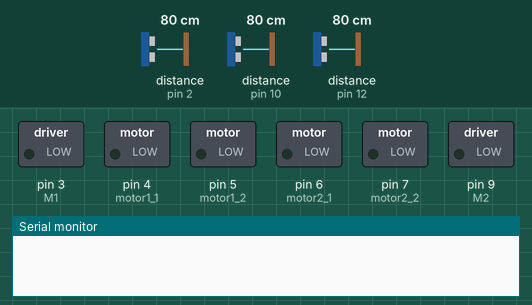
Simulated run of this sketch. Board: Arduino Uno, built with avr-gcc and run on an emulated ATmega328P. On the bench: switched loads named in the sketch (green lamp = pin HIGH), the last lines printed to the serial monitor. Wiring (inferred from the names in the program): 3 × ultrasonic range finder: trigger pin 8, echo pin 10 / trigger pin 11, echo pin 12 / trigger pin 13, echo pin 2. Dashed ring = blinking. The inputs (shaded band) are chosen by the test bench; at power-on: distance to the obstacle (sensors on pin 10, pin 12, pin 2) 80 cm. The echo pulse lasts 58.3 µs per cm; pins used as bus, display or sensor lines are not drawn.

Above: at 1.7 s.
1.8 s: distance to the obstacle (sensor on pin 10) set to 29 cm
3.3 s: distance to the obstacle (sensor on pin 10) set to 24 cm
At 3.7 s:
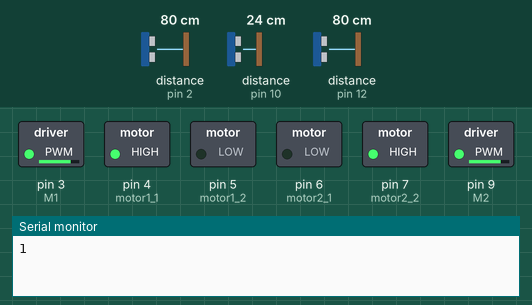
6.3 s: distance to the obstacle (sensor on pin 10) set to 35 cm
At 7.1 s:
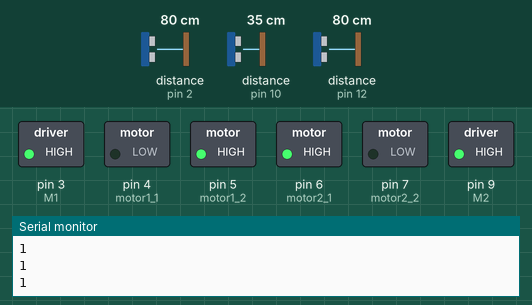
7.8 s: distance to the obstacle (sensor on pin 12) set to 28 cm
9.3 s: distance to the obstacle (sensor on pin 12) set to 24 cm
At 10.3 s:
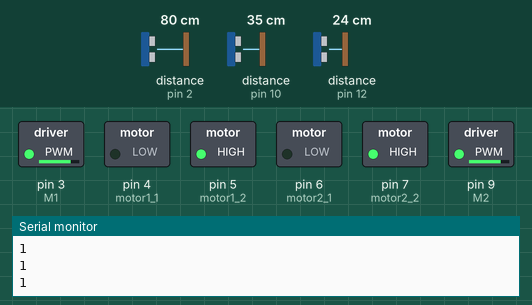
12.3 s: distance to the obstacle (sensor on pin 12) set to 35 cm
At 13.4 s:
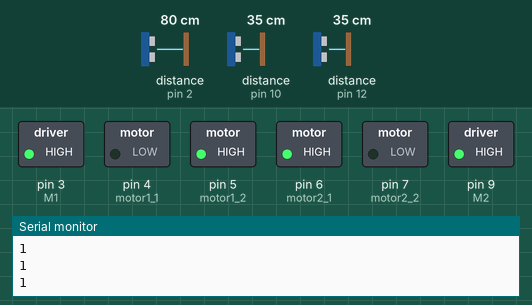
Timing chart, 0 to 15.3 s (numbered marks = the images above; inputs shaded):
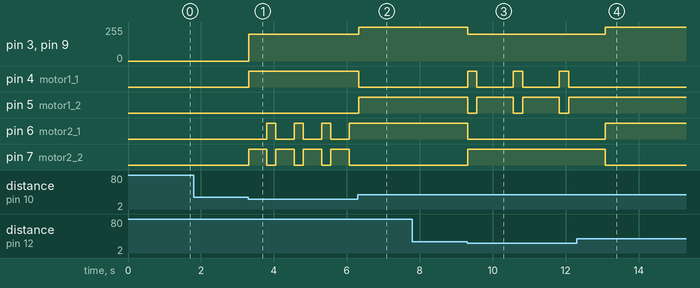

Measured:
- the behaviour switches between 26 and 25 cm on distance to the obstacle (sensor on pin 10) (found by bisection; images 0 and 1)
- the behaviour switches between 26 and 25 cm on distance to the obstacle (sensor on pin 12) (found by bisection; images 2 and 3)
- after the input at 1.8 s, every drawn part: stays the same
- after the input at 3.3 s, pin 3 (M1), pin 9 (M2): 0/255 → 200/255 at once; pin 4 (motor1_1): LOW → HIGH at once; pin 6 (motor2_1): alternates HIGH for 0.25 s and LOW for 0.50 s, starting after 0.50 s; pin 7 (motor2_2): alternates HIGH for 0.50 s and LOW for 0.25 s, starting at once
- after the input at 6.3 s, pin 3 (M1), pin 9 (M2): 200/255 → 255/255 at once; pin 4 (motor1_1): HIGH → LOW at once; pin 5 (motor1_2): LOW → HIGH at once; pin 6 (motor2_1): stops changing and stays HIGH; pin 7 (motor2_2): stops changing and stays LOW
- after the input at 7.8 s, every drawn part: stays the same
- after the input at 9.3 s, pin 3 (M1), pin 9 (M2): 255/255 → 200/255 at once; pin 4 (motor1_1): alternates HIGH for 0.25 s and LOW for 1.0 s, starting at once; pin 5 (motor1_2): alternates HIGH for 1.0 s and LOW for 0.25 s, starting at once; pin 6 (motor2_1): HIGH → LOW at once; pin 7 (motor2_2): LOW → HIGH at once
- after the input at 12.3 s, pin 3 (M1), pin 9 (M2): 200/255 → 255/255 after 0.79 s; pin 4 (motor1_1): stops changing and stays LOW; pin 5 (motor1_2): stops changing and stays HIGH; pin 6 (motor2_1): LOW → HIGH after 0.79 s; pin 7 (motor2_2): HIGH → LOW after 0.79 s

The sketch:

version_1.1.ino
```cpp
//include some libraries
#include <pt.h>
#include <stdio.h>
#include <stdlib.h>
//define variables needed for the purpose
#define trigPin_left  13
#define echoPin_left  2

#define trigPin_center  8
#define echoPin_center  10

#define trigPin_right  11
#define echoPin_right 12

#define M1 3    //Enable pin for the 1.Motor
#define M2 9    //Enable pin for the 2.Motor
#define motor1_1 4
#define motor1_2 5


#define motor2_1 6
#define motor2_2 7


#define IR_left  A0
#define IR_right  A1


//just for testing
int IR_left_state = 1000;
int IR_right_state = 1000;

int speed_m = 200;

long duration =0;
long distance =0;
int req_distance =25  ; //we assume the required distance from the object is 30cm
int ch = 0;


/*function to calculate distance,
 * return the distance in cm,
 * tPin is the triggering pin, ePin is the echo pin
 */


int distance_calculator(int tPin, int ePin);

/*functions to move motors in different directions
 * mil is the delay, so how much should they rotate
 */

void forwards(int mil);
void backwards(int mil);
void left(int mil);
void right(int mil);


int mil =500;


static int protothreading_line_follower(struct pt *pt1){


  static unsigned long lastTimeChecked = 0;
  PT_BEGIN(pt1);
  while(1){

    lastTimeChecked = millis();
    PT_WAIT_UNTIL(pt1, millis() - lastTimeChecked > 10);
    IR_left_state = analogRead(IR_left);
    IR_right_state = analogRead(IR_right);


    while(IR_right_state > 500 && IR_left_state < 500){
      right(100);
    }
    while(IR_right_state < 500 && IR_left_state > 500){
      left(100);
    }

    if (IR_right_state <500 && IR_left_state<500){
      backwards(5);
      right(5);


    }
  }
  PT_END(pt1);
}


void setup() {
  pinMode(trigPin_left, OUTPUT);
  pinMode(echoPin_left, INPUT);
  pinMode(trigPin_center, OUTPUT);
  pinMode(echoPin_center, INPUT);
  pinMode(trigPin_right, OUTPUT);
  pinMode(echoPin_right, INPUT);
  pinMode(IR_left, INPUT);
  pinMode(IR_right, INPUT);
  Serial.begin(9600);
  delay(500);


}

void loop() {

  //In case Gordan does not understand (I love you sweetheart), Kaan will susbtitute the serial prints with the functions to control the motors
  if(distance_calculator(trigPin_center, echoPin_center)<req_distance){
    stop_m();
    Serial.println("1");
    backwards(mil);
    //delay(mil);
    right(mil/2);

  }else if(distance_calculator(trigPin_left, echoPin_left)<req_distance){

    stop_m();
    backwards(mil);


    if(ch ==0){
      right(mil/2);
      //delay(mil/2);
      ch =1;
    }else{
      left(mil/2);
      ch =0;
    }

  }else if(distance_calculator(trigPin_right, echoPin_right)<req_distance){

    stop_m();
    backwards(mil/2);

    left(mil*2);


  }else{

    forwards();
  }


  //forwards();

}
void stop_m(){
  digitalWrite(M1, HIGH);
  digitalWrite(M2, HIGH);
  analogWrite(motor2_1,0);   //M2
  analogWrite(motor2_2, 0);
  analogWrite(motor1_1, 0);   //M1
  analogWrite(motor1_2, 0);
}

int distance_calculator(int tPin, int ePin){
  digitalWrite(tPin, LOW);
  delayMicroseconds(2);
// Sets the trigPin on HIGH state for 10 micro seconds
  digitalWrite(tPin, HIGH);
  delayMicroseconds(10);
  digitalWrite(tPin, LOW);
// Reads the echoPin, returns the sound wave travel time in microseconds
  duration = pulseIn(ePin, HIGH);
// Calculating the distance
  distance= duration*0.034/2;

  return distance;

}


void forwards()
{

 digitalWrite(M1, speed_m);
  digitalWrite(M2, speed_m);

  digitalWrite(motor1_1, LOW);   //M1
  digitalWrite(motor1_2, HIGH);    //M1

  digitalWrite(motor2_1, HIGH);   //M2
  digitalWrite(motor2_2, LOW);    //M2
}


void backwards(int mil)
{

  analogWrite(M1, speed_m);
  analogWrite(M2,speed_m);

  digitalWrite(motor1_1, HIGH);   //M1
  digitalWrite(motor1_2, LOW);    //M1

  digitalWrite(motor2_1, LOW);   //M2
  digitalWrite(motor2_2, HIGH);

  delay(mil);
}

void left(int mil)
{

  analogWrite(M1, speed_m);
  analogWrite(M2,speed_m);

  digitalWrite(motor1_1, LOW);   //M1
  digitalWrite(motor1_2, HIGH);    //M1

  digitalWrite(motor2_1, LOW);   //M2
  digitalWrite(motor2_2, HIGH);    //M2

  delay(mil);
}

void right(int mil)
{

  analogWrite(M1, speed_m);
  analogWrite(M2,speed_m);

  digitalWrite(motor1_1, HIGH);   //M1
  digitalWrite(motor1_2, LOW);    //M1

  digitalWrite(motor2_1, HIGH);   //M2
  digitalWrite(motor2_2, LOW);   //M2

  delay(mil);
}
```
